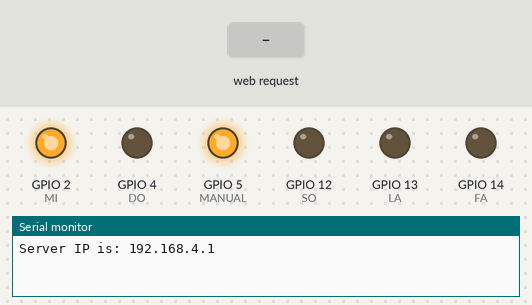
This sketch was run on a simulated ESP8266 (NodeMCU). Parts: output pins drawn as LEDs (lit = HIGH), the last lines printed to the serial monitor. Dashed ring = blinking. The test bench sets the inputs (shaded band). Pins used as bus, display or sensor lines are not drawn.

Above: at 1.2 s.
1.3 s: HTTP request GET /AUTO received
At 3.0 s:
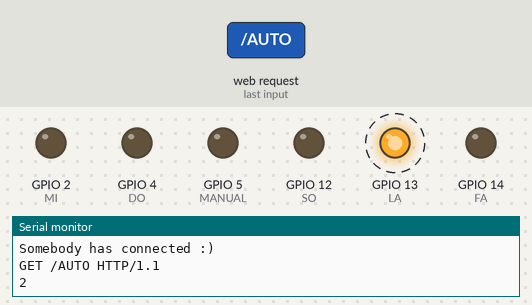
7.3 s: HTTP request GET /MANUALLY received
At 8.1 s:
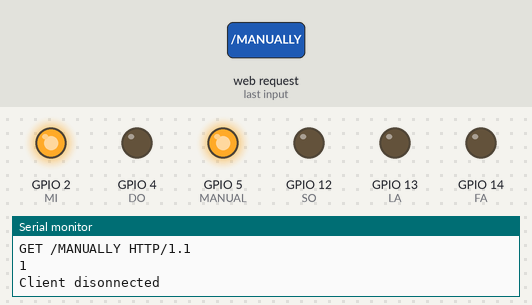
9.0 s: HTTP request GET /SECONDAUTO received
At 10.4 s:
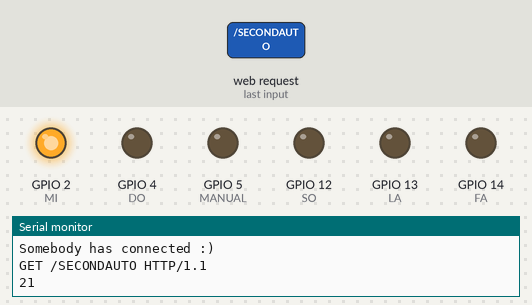
Timing chart, 0 to 18.0 s (numbered marks = the images above; inputs shaded):
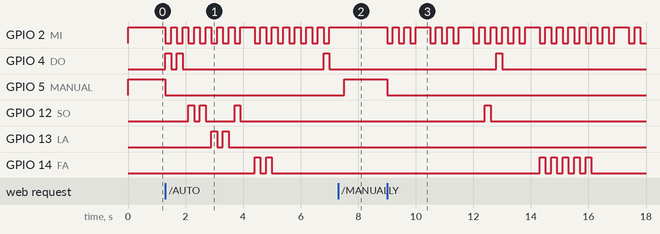

Measured:
- after the input at 1.3 s, GPIO 2 (MI): goes 6 × (LOW 0.20 s, HIGH 0.20 s), LOW 0.20 s, HIGH 0.50 s, 6 × (LOW 0.20 s, HIGH 0.20 s), LOW 0.20 s, then HIGH, starting at once; GPIO 4 (DO): goes HIGH 0.20 s, LOW 0.20 s, HIGH 0.20 s, LOW 4.9 s, HIGH 0.20 s, then LOW, starting at once
- after the input at 7.3 s, GPIO 5 (MANUAL): LOW → HIGH after 0.21 s
- after the input at 9.0 s, GPIO 2 (MI): HIGH → LOW at once, → HIGH 0.20 s later, → LOW 0.20 s later, → HIGH 0.20 s later, … (39 changes in this stretch); GPIO 4 (DO): LOW → HIGH after 3.8 s, → LOW 0.20 s later

The sketch:

Master.ino
```cpp
#include <ESP8266WiFi.h>

#define MANUAL 5      //D1
#define DO 4          //D2
#define RE 0          //D3
#define MI 2          //D4
#define FA 14         //D5
#define SO 12         //D6
#define LA 13         //D7

//BUILTIN_LED is 16

WiFiServer server(80); //Initialize the server on Port 80
const short int LED_PIN = 2;
const int high_low_pause = 200;
String html;

void setup() {
  pinMode(DO, OUTPUT);
  pinMode(RE, OUTPUT);
  pinMode(MI, OUTPUT);
  pinMode(FA, OUTPUT);
  pinMode(SO, OUTPUT);
  pinMode(LA, OUTPUT);
  pinMode(MANUAL, OUTPUT);
  //WIFI configuration
  WiFi.mode(WIFI_AP); //Our ESP8266-12E is an AccessPoint
  WiFi.softAP("BattleShip", "12345678"); // Provide the (SSID, password); .
  server.begin(); // Start the HTTP Server

  Serial.begin(9600); //Start communication between the ESP8266-12E and the monitor window
  IPAddress HTTPS_ServerIP = WiFi.softAPIP(); // Obtain the IP of the Server
  Serial.print("Server IP is: "); // Print the IP to the monitor window
  Serial.println(HTTPS_ServerIP);


  pinMode(LED_PIN, OUTPUT); //GPIO16 is an OUTPUT pin;
  pinMode(BUILTIN_LED, OUTPUT);
  digitalWrite(LED_PIN, LOW); //Initial state is ON
  digitalWrite(DO, LOW); //Initial state
  digitalWrite(RE, LOW); //Initial state
  digitalWrite(MI, LOW); //Initial state
  digitalWrite(FA, LOW); //Initial state
  digitalWrite(SO, LOW); //Initial state
  digitalWrite(LA, LOW); //Initial state
  digitalWrite(MANUAL, HIGH); //Initial state
  digitalWrite(BUILTIN_LED, HIGH); //Initial sound state is OFF

  html = setupHtml();// Initial the HTML file

}

void loop() {

  //wifi setup
  wifiSetup();

  //Sent out the signal to slaves
  //Do();
  //delay(500);
  //Re();
  //delay(500);
}


void Do() {
  digitalWrite(DO, HIGH);
  digitalWrite(BUILTIN_LED, LOW);
  delay(high_low_pause);
  digitalWrite(DO, LOW);
  digitalWrite(BUILTIN_LED, HIGH);
  delay(high_low_pause);
}

void Re() {
  digitalWrite(RE, HIGH);
  digitalWrite(BUILTIN_LED, LOW);
  delay(high_low_pause);
  digitalWrite(RE, LOW);
  digitalWrite(BUILTIN_LED, HIGH);
  delay(high_low_pause);
}

void Mi() {
  digitalWrite(MI, HIGH);
  digitalWrite(BUILTIN_LED, LOW);
  delay(high_low_pause);
  digitalWrite(MI, LOW);
  digitalWrite(BUILTIN_LED, HIGH);
  delay(high_low_pause);
}

void Fa() {
  digitalWrite(FA, HIGH);
  digitalWrite(BUILTIN_LED, LOW);
  delay(high_low_pause);
  digitalWrite(FA, LOW);
  digitalWrite(BUILTIN_LED, HIGH);
  delay(high_low_pause);
}

void So() {
  digitalWrite(SO, HIGH);
  digitalWrite(BUILTIN_LED, LOW);
  delay(high_low_pause);
  digitalWrite(SO, LOW);
  digitalWrite(BUILTIN_LED, HIGH);
  delay(high_low_pause);
}

void La() {
  digitalWrite(LA, HIGH);
  digitalWrite(BUILTIN_LED, LOW);
  delay(high_low_pause);
  digitalWrite(LA, LOW);
  digitalWrite(BUILTIN_LED, HIGH);
  delay(high_low_pause);
}

void playSound1() {
  Do();
  Do();
  So();
  So();
  La();
  La();
  So();
  delay(300);
  Fa();
  Fa();
  Mi();
  Mi();
  Re();
  Re();
  Do();
  delay(300);
}

void playSound2(){
  Mi();
  Mi();
  Mi();
  delay(300);
  Mi();
  Mi();
  Mi();
  delay(300);
  Mi();
  So();
  Do();
  Re();
  Mi();
  delay(300);
  Fa();
  Fa();
  Fa();
  Fa();
  Fa();
  Mi();
  Mi();
  delay(300);
  Mi();
  Re();
  Re();
  Mi();
  Re();
  delay(300);
  So();
  delay(300);
  Mi();
  Mi();
  Mi();
  delay(300);
  Mi();
  Mi();
  Mi();
  delay(300);
  Mi();
  So();
  Do();
  Re();
  Mi();
  delay(300);
  Fa();
  Fa();
  Fa();
  Fa();
  Fa();
  Mi();
  Mi();
  delay(300);
  So();
  So();
  Fa();
  Re();
  Do();
}

void wifiSetup() {
  WiFiClient client = server.available();
  if (!client) {
    return;
  }
  //Looking under the hood
  Serial.println("Somebody has connected :)");

  //Read what the browser has sent into a String class and print the request to the monitor
  String request = client.readStringUntil('\r');
  //Looking under the hood
  Serial.println(request);


  //coding according to each senarial
  if (request.indexOf("/MANUALLY") != -1) {
    Serial.println("1");
    digitalWrite(LED_PIN, HIGH);
    digitalWrite(MANUAL, HIGH);
  }
  else if (request.indexOf("/AUTO") != -1) {
    Serial.println("2");
    digitalWrite(LED_PIN, LOW);
    digitalWrite(MANUAL, LOW);

    playSound1();
  }
    else if (request.indexOf("/SECONDAUTO") != -1) {
    Serial.println("21");
    digitalWrite(LED_PIN, LOW);
    digitalWrite(MANUAL, LOW);

    playSound2();
  }
  else if (request.indexOf("/DO") != -1) {
    Serial.println("3");
    digitalWrite(LED_PIN, LOW);
    digitalWrite(MANUAL, LOW);
    Do();
  }
  else if (request.indexOf("/RE") != -1) {
    Serial.println("4");
    digitalWrite(LED_PIN, LOW);
    digitalWrite(MANUAL, LOW);
    Re();
  }
  else if (request.indexOf("/MI") != -1) {
    Serial.println("5");
    digitalWrite(LED_PIN, LOW);
    digitalWrite(MANUAL, LOW);
    Mi();
  }
  else if (request.indexOf("/FA") != -1) {
    Serial.println("6");
    digitalWrite(LED_PIN, LOW);
    digitalWrite(MANUAL, LOW);
    Fa();
  }
  else if (request.indexOf("/SO") != -1) {
    Serial.println("7");
    digitalWrite(LED_PIN, LOW);
    digitalWrite(MANUAL, LOW);
    So();
  }
  else if (request.indexOf("/LA") != -1) {
    Serial.println("8");
    digitalWrite(LED_PIN, LOW);
    digitalWrite(MANUAL, LOW);
    La();
  }


  //Serve the HTML document to the browser.

  client.flush(); //clear previous info in the stream
  client.print(html); // Send the response to the client
  delay(1);
  Serial.println("Client disonnected"); //Looking under the hood
}


String setupHtml() {
  String s = "HTTP/1.1 200 OK\r\n";
  s += "Content-Type: text/html\r\n\r\n";
  s += "<!DOCTYPE HTML>\r\n<html>\r\n";
  s += "<head><style>.button{";
  s += "background-color: #4CAF50;";
  s += "border: none;color: white;padding: 16px 32px;text-align: center;text-decoration: none;";
  s += "display: inline-block;font-size: 16px;margin: 4px 2px;cursor: pointer;";
  s += "-webkit-transition-duration: 0.4s; /* Safari */ transition-duration: 0.4s;}";

  s += ".green {  background-color: white;  color: black; border: 2px solid #4CAF50;}/*green*/";
  s += ".green:hover {  background-color: #4CAF50;  color: white;}";
  s += ".blue {  background-color: white;  color: black; border: 2px solid #008CBA;} /* Blue */";
  s += ".blue:hover {  background-color: #008CBA;  color: white;}";
  s += ".red {  background-color: white;  color: black; border: 2px solid #f44336;} /* Red */";
  s += ".red:hover {  background-color: #f44336;  color: white;}";

  //s += ".button2 {background-color: #008CBA;} /* Blue */";
  //s += ".button3 {background-color: #f44336;} /* Red */";

  s += "</style></head>";


  //s += "<br><input type =\"button\" name=\"b1\" value=\"MANUALLY ON\" onclick=\"location.href='/MANUALLY'\">";
  //s += "<br><br><br>";
  //s += "<input type =\"button\" name=\"b1\" value=\"Turn LED OFF\" onclick=\"location.href='/OFF'\">";


  s += "<a href=\"/MANUALLY\" class=\"button green\">Manual Mode</a><br><br><br>";
  s += "<a href=\"/DO\" class=\"button blue\">Play a Do~</a>";
  s += "<a href=\"/RE\" class=\"button blue\">Play a Re~</a>";
  s += "<a href=\"/MI\" class=\"button blue\">Play a Mi~</a>";
  s += "<a href=\"/FA\" class=\"button blue\">Play a Fa~</a>";
  s += "<a href=\"/SO\" class=\"button blue\">Play a So~</a>";
  s += "<a href=\"/LA\" class=\"button blue\">Play a La~</a>";
  s += "<br><br><br><a href=\"/AUTO\" class=\"button red\">Play a sound!</a>";
  s += "<br><br><br><a href=\"/SECONDAUTO\" class=\"button red\">Play a second sound!</a>";
  s += "</html>\n";

  return s;
}
```
